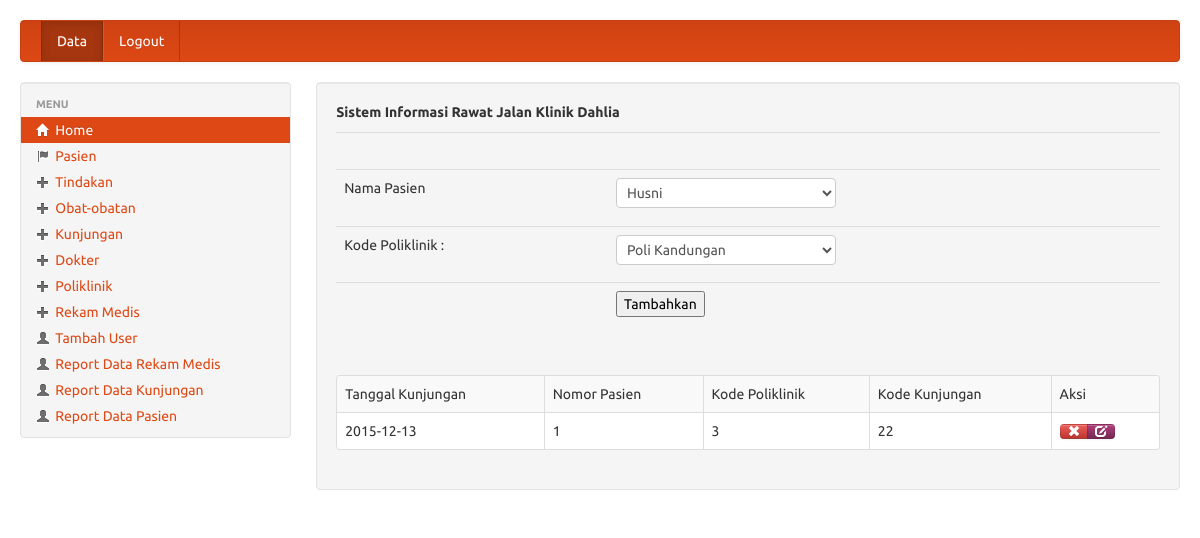
/pengurus/datakunjungan.php (signed in), run on the app's committed database.
### tables this page shows
CREATE TABLE IF NOT EXISTS `kunjungan` (
  `tgl_kunjungan` date NOT NULL,
  `no_pasien` int(11) NOT NULL,
  `kd_poli` int(11) NOT NULL,
  `kd_kunjungan` int(12) NOT NULL AUTO_INCREMENT,
  PRIMARY KEY (`kd_kunjungan`)
);

### pengurus/datakunjungan.php (the view, shortened to what this page needs)
<?php require_once('../Connections/koneksi.php'); ?>
<?php
$maxRows_tampil = 10;
$pageNum_tampil = 0;
$startRow_tampil = $pageNum_tampil * $maxRows_tampil;
$query_tampil = "SELECT * FROM kunjungan";
$query_limit_tampil = sprintf("%s LIMIT %d, %d", $query_tampil, $startRow_tampil, $maxRows_tampil);
$tampil = mysql_query($query_limit_tampil, $koneksi) or die(mysql_error());
$row_tampil = mysql_fetch_assoc($tampil);
?>
<!DOCTYPE html PUBLIC "-//W3C//DTD XHTML 1.0 Transitional//EN" "http://www.w3.org/TR/xhtml1/DTD/xhtml1-transitional.dtd">
<html xmlns="http://www.w3.org/1999/xhtml">
<head>
<link rel='stylesheet' type='text/css' href='../library/bootstrap/bootstrap.css'/>
<link rel='stylesheet' type='text/css' href='../library/bootstrap/style.css'/>
</head>
<body>
<div class='container-fluid' style='margin-top:20px;'>
<?php include("navbar.php"); ?>
	<div class='row-fluid'>
	<?php include("sidebar.php"); ?>
    <div class="span9">
    <div class='well' fixed center;'>
		<b>Sistem Informasi Rawat Jalan Klinik Dahlia</b>
		<p style='margin-top:10px'>
        <?php include("kunjungan.php") ?>
		<table style='margin-top:10px;background:white' class="table table-bordered table-striped table-hover">
		  <tr>
		    <td>Tanggal Kunjungan</td>
		    <td>Nomor Pasien</td>
		    <td>Kode Poliklinik</td>
		    <td>Kode Kunjungan</td>
		    <td>Aksi</td>
	      </tr>
		  <?php do { ?>
		    <tr>
		      <td><?php echo $row_tampil['tgl_kunjungan']; ?></td>
		      <td><?php echo $row_tampil['no_pasien']; ?></td>
		      <td><?php echo $row_tampil['kd_poli']; ?></td>
		      <td><?php echo $row_tampil['kd_kunjungan']; ?></td>
		      <td>
              <div class='btn-group'>
              <a href="hapuskunjungan.php?kd_kunjungan=<?php echo $row_tampil['kd_kunjungan']; ?>"class="btn btn-mini btn-danger tipsy-kiri-atas" title="Hapus Data Ini"><i class="icon-remove icon-white"></i></a>
              <a href="formeditkun.php?kd_kunjungan=<?php echo $row_tampil['kd_kunjungan']; ?>" class="btn btn-mini btn-info tipsy-kiri-atas" title='Edit Data ini'> <i class="icon-edit icon-white"></i> </a></div>
              </td>
	      </tr>
		    <?php } while ($row_tampil = mysql_fetch_assoc($tampil)); ?>
	  </table>
    </div>
    </div>
</div>
</body>
</html>

### data on the page
kunjungan: tgl_kunjungan "2015-12-13", no_pasien "1", kd_poli "3", kd_kunjungan "22"

### other printed values
form field no_pasien "Husni"
form field kd_poli "Poli Kandungan"
